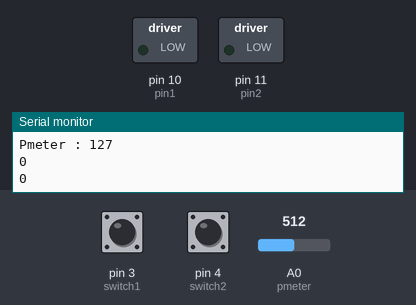
The sketch below on a simulated Arduino Uno, built with avr-gcc and run on an emulated ATmega328P. Parts: switched loads named in the sketch (green lamp = pin HIGH), the last lines printed to the serial monitor. The inputs (shaded band) are chosen by the test bench; at power-on: pin 3 (switch1) LOW, pin 4 (switch2) LOW, A0 (pmeter) = 512.

Above: at 1.3 s.
1.4 s: pin 3 (switch1) pulled HIGH for 0.6 s
At 1.9 s:
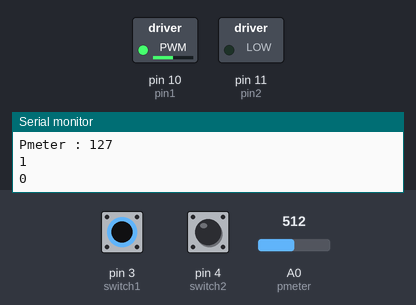
3.5 s: pin 4 (switch2) pulled HIGH for 0.6 s
At 4.0 s:
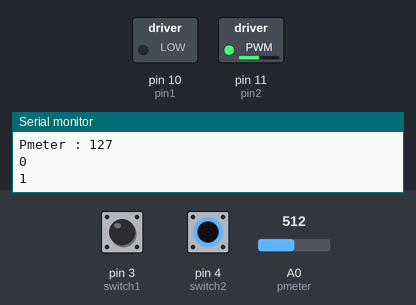
6.0 s: pin 4 (switch2) pulled HIGH for 3.2 s
At 10.1 s:
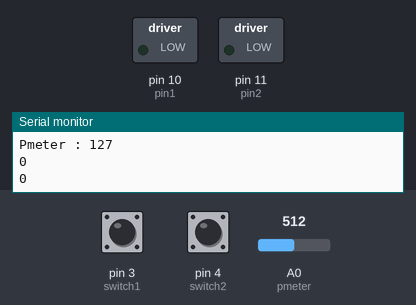
11.0 s: pin 3 (switch1) pulled HIGH for 1 s
At 11.3 s:
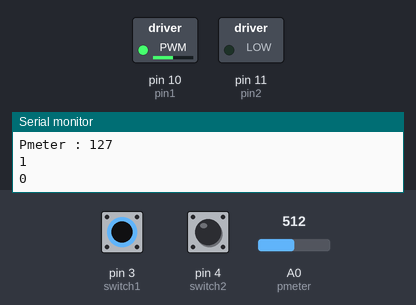
13.5 s: pin 3 (switch1) pulled HIGH for 3.2 s
At 17.3 s:
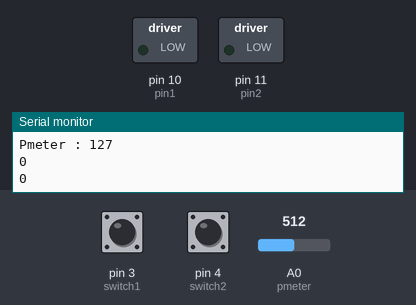
18.5 s: pin 3 (switch1) driven HIGH and pin 4 (switch2) driven HIGH
At 19.7 s:
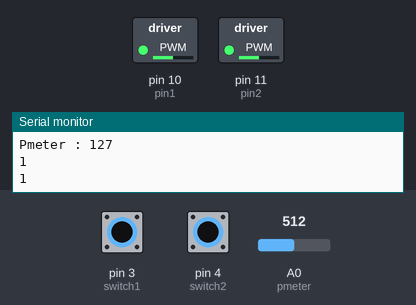
Timing chart, 0 to 21.0 s (numbered marks = the images above; inputs shaded):
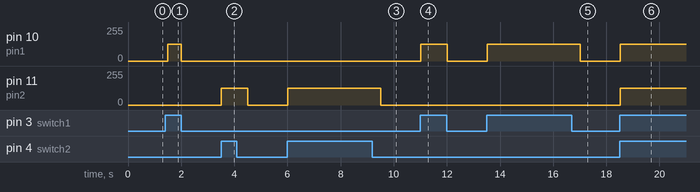

The sketch:

zoetrope.ino
```cpp
int switch1 = 3;
int switch2 = 4;
int pin1 = 10;
int pin2 = 11;
//int pin3 = 9;
int pmeter = A0;
//int motor;
 void setup() {
  // put your setup code here, to run once:
  pinMode(switch1, INPUT);
  pinMode(switch2, INPUT);
  pinMode(pmeter, INPUT);
  //pinMode(motor, OUTPUT);
  pinMode(pin1, OUTPUT);
  pinMode(pin2, OUTPUT);
  Serial.begin(9600);

}

void loop() {
  // put your main code here, to run repeatedly:
  int switch_signal = digitalRead(switch1);
  int switch_signal2 = digitalRead(switch2);
  int pmeter_signal = analogRead(pmeter);
  Serial.print("Pmeter : ");

  int pmeter_angle = map(pmeter_signal, 0, 1023, 0, 255);
  Serial.println(pmeter_angle);

  //Serial.print("Switch one : ");
  //Serial.print("Switch two : ");
  Serial.println(switch_signal);
  Serial.println(switch_signal2);
  //delay(1000);

  if(switch_signal  > 0){
    analogWrite(pin1, pmeter_angle);
  }
  else{
    analogWrite(pin1, 0);
  }

   if(switch_signal2 > 0){
    analogWrite(pin2, pmeter_angle);
  }
  else{
    analogWrite(pin2, 0);
  }
  delay(500);


}
```

Measured:
- after the input at 1.4 s, pin 10 (pin1): 0/255 → 127/255 after 0.10 s, → 0/255 0.50 s later
- after the input at 3.5 s, pin 11 (pin2): 0/255 → 127/255 at once, → 0/255 1.0 s later
- after the input at 6.0 s, pin 11 (pin2): 0/255 → 127/255 at once, → 0/255 3.5 s later
- after the input at 11.0 s, pin 10 (pin1): 0/255 → 127/255 at once, → 0/255 1.0 s later
- after the input at 13.5 s, pin 10 (pin1): 0/255 → 127/255 at once, → 0/255 3.5 s later
- after the input at 18.5 s, pin 10 (pin1), pin 11 (pin2): 0/255 → 127/255 at once
